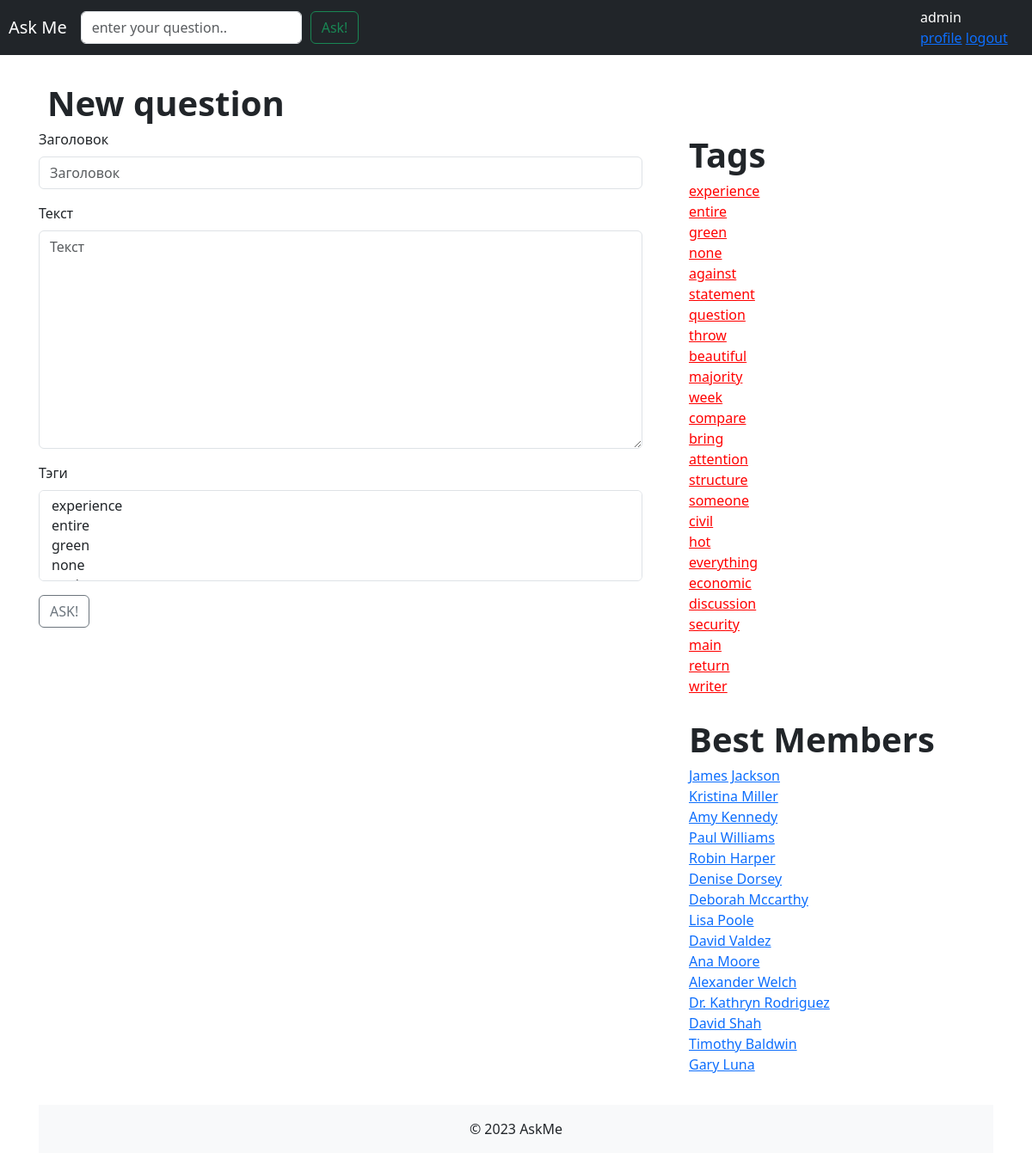
The page /ask/ (signed in) on the database its author committed.
### app/models.py (models this page shows)
class Tag(models.Model):
    name = models.CharField(max_length=256, unique=True, verbose_name='Название тэга')
    objects = TagManager()
    def __str__(self):
        return self.name
    class Meta:
        verbose_name = 'Тэг'
        verbose_name_plural = 'Тэги'

class Profile(models.Model):
    user = models.OneToOneField(User, on_delete=models.CASCADE)
    user_name = models.CharField(max_length=256, verbose_name='Имя в системе')
    email = models.EmailField(verbose_name='E-mail', default='email@mail.com', blank=True)
    image = models.ImageField(
        upload_to='avatar/%Y/%m/%d/',
        default='no_avatar.jpg',
        blank=True,
        verbose_name='Аватарка'
    )
    objects = ProfileManager()
    def __str__(self):
        return self.user_name
    class Meta:
        verbose_name = 'Профиль'
        verbose_name_plural = 'Профили'

### app/views.py (the view)
# urls.py: path('ask/', views.ask_question, name='ask_question'),
@login_required
def ask_question(request):
    if request.method == 'GET':
        form = AskForm()
    else:
        form = AskForm(data=request.POST, user=request.user)
        if form.is_valid():
            question = form.save(tags=form.cleaned_data['tags'])
            return redirect(reverse('question_answers', kwargs={'question_id': question.pk}))
    ctx = {'form': form}
    return render(request, 'ask_question.html', ctx)

### app/forms.py (shortened to what this page needs)
class AskForm(forms.ModelForm):
    class Meta:
        model = Question
        fields = ['title', 'text', 'tags']
    def __init__(self, *args, **kwargs):
        self.user = kwargs.pop('user', None)
        super().__init__(*args, **kwargs)

### app/models.py (called while the page is built)
    def get_best_users(self):
        return self.all()[:15]

    def get_best_tags(self):
        return self.all()[:25]

### askme/context_processors.py (called while the page is built)
def tags(arg):
    tags = Tag.objects.get_best_tags()
    return {'tags': tags}

def best_members(arg):
    best_members = Profile.objects.get_best_users()
    return {'members': best_members}

### templates/ask_question.html (shortened to what this page needs)
{% extends 'inc/base.html' %}
{% load static %}
{% load bootstrap4 %}
{% block header %}
    <span id="new_questions_text">New question</span>
{% endblock header %}
{% block content %}
    <form class="form" method="POST" novalidate>
        {% bootstrap_form form %}
        {% buttons %}
            <button type="submit" class="page_btn btn btn-outline-secondary">ASK!</button>
        {% endbuttons %}
    </form>
{% endblock content %}
{% block right %}
    {% include 'inc/tags.html' %}
{% endblock right %}

### templates/inc/navbar.html (shortened to what this page needs)
{% load static %}
<nav class="navbar navbar-expand-md navbar-dark fixed-top bg-dark">
    <a class="navbar-brand" style="margin-left: 10px" href="{% url 'index' %}">Ask Me</a>
    <div class="collapse navbar-collapse" id="navbarCollapse">
        <form class="form-inline mt-2 mt-md-0 d-flex" action="{% url 'ask_question' %}">
            <input class="form-control mr-sm-2" maxlength="50" type="text" placeholder="enter your question.." aria-label="Search">
            <button class="btn btn-outline-success my-2 my-sm-0" style="margin-left: 10px" type="submit">Ask!</button>
        </form>
    </div>
    <div>
        <div class="profile_info">
            <span id="name"> {{ request.user.username }} </span>
            <div class="header_profile_links">
                {% if request.user.is_authenticated %}
                    <a  href="{% url 'profile_edit' %}">profile</a>
                    <a class="" href="{% url 'logout' %}?next={{ request.path }}">logout</a>
                {% else %}
                    <a class="" href="{% url 'login' %}?next={{ request.path }}">login</a>
                    <a class="" href="{% url 'signup' %}">signup</a>
                {% endif %}
            </div>
        </div>
    </div>
</nav>

### templates/inc/tags.html
<div>
    <div class="row">
        <span class="row tags_header">Tags</span>
    </div>
    <div class="row link_tags">
        {% for tag in tags %}
            <a class="sample_tag lang_tag" href="{% url 'tag' tag  %}">{{ tag }}</a>
        {% endfor %}
    </div>
</div>
<div>
    <div class="row">
        <span class="row tags_header">Best Members</span>
    </div>
    <div class="row link_tags">
        {% for member in members %}
            <a class="sample_tag" href="">{{ member }}</a>
        {% endfor %}
    </div>
</div>

### static/css/sticky-footer.css (style rules this page uses)
html { position: relative; min-height: 100%; }
body { margin-bottom: 60px; }

### static/css/container.css (style rules this page uses)
#name { color: white; }
.profile_info { margin-left: 15px; width: 130px; }
#new_questions_text { font-size: 40px; font-weight: bold; margin-right: 15px; }
.tags_header { font-size: 40px; font-weight: bold; margin-left: 0; }
.link_tags { margin-right: 25px; margin-bottom: 20px; }
.sample_tag { margin-right: 5px; }
.lang_tag { color: red; }
.page_btn { margin-right: 5px; }
#new_questions_text { margin-left: 10px; }

### rows shown on the page
Tag: name "experience"
Tag: name "entire"
Tag: name "green"
Tag: name "none"
Tag: name "against"
Tag: name "statement"
Tag: name "question"
Tag: name "throw"
Tag: name "beautiful"
Tag: name "majority"
Tag: name "week"
Tag: name "compare"
Tag: name "bring"
Tag: name "attention"
Tag: name "structure"
Tag: name "someone"
Tag: name "civil"
Tag: name "hot"
Tag: name "everything"
Tag: name "economic"
Tag: name "discussion"
Tag: name "security"
Tag: name "main"
Tag: name "return"
Tag: name "writer"
Profile: user_name "James Jackson"
Profile: user_name "Kristina Miller"
Profile: user_name "Amy Kennedy"
Profile: user_name "Paul Williams"
Profile: user_name "Robin Harper"
Profile: user_name "Denise Dorsey"
Profile: user_name "Deborah Mccarthy"
Profile: user_name "Lisa Poole"
Profile: user_name "David Valdez"
Profile: user_name "Ana Moore"
Profile: user_name "Alexander Welch"
Profile: user_name "Dr. Kathryn Rodriguez"
Profile: user_name "David Shah"
Profile: user_name "Timothy Baldwin"
Profile: user_name "Gary Luna"

### other values the page prints
{{ request.user.username }} "admin"
